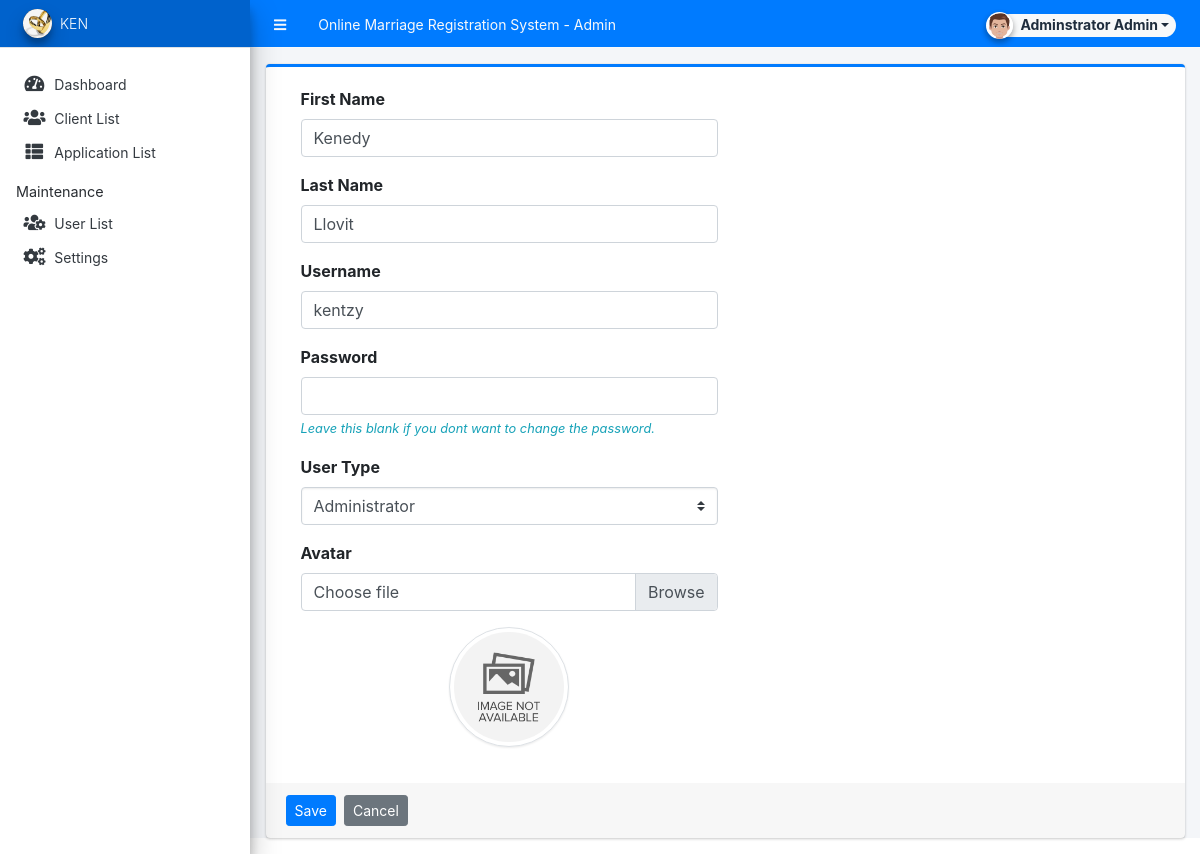
/admin/?page=user/manage_user&id=16 (signed in), run on the app's committed database.
### tables this page shows
CREATE TABLE `users` (
  `id` int(50) NOT NULL,
  `firstname` varchar(250) NOT NULL,
  `middlename` text DEFAULT NULL,
  `lastname` varchar(250) NOT NULL,
  `username` text NOT NULL,
  `password` text NOT NULL,
  `avatar` text DEFAULT NULL,
  `last_login` datetime DEFAULT NULL,
  `type` tinyint(1) NOT NULL DEFAULT 0,
  `date_added` datetime NOT NULL DEFAULT current_timestamp(),
  `date_updated` datetime DEFAULT NULL ON UPDATE current_timestamp()
);

### config.php (called while the page is built, shortened)
<?php
function validate_image($file){
	if(!empty($file)){
        $ex = explode('?',$file);
        $file = $ex[0];
        $param =  isset($ex[1]) ? '?'.$ex[1]  : '';
		if(is_file(base_app.$file)){
			return base_url.$file.$param;
		}else{
			return base_url.'dist/img/no-image-available.png';
		}
	}else{
		return base_url.'dist/img/no-image-available.png';
	}
}
?>

### admin/user/manage_user.php (the view, shortened to what this page needs)
<?php
if(isset($_GET['id']) && $_GET['id'] > 0){
    $user = $conn->query("SELECT * FROM users where id ='{$_GET['id']}'");
    foreach($user->fetch_array() as $k =>$v){
        $meta[$k] = $v;
    }
}
?>
<div class="card card-outline card-primary">
	<div class="card-body">
		<div class="container-fluid">
			<form action="" id="manage-user">
				<div class="form-group col-6">
					<label for="name">First Name</label>
					<input type="text" name="firstname" id="firstname" class="form-control" value="<?php echo isset($meta['firstname']) ? $meta['firstname']: '' ?>" required>
				</div>
				<div class="form-group col-6">
					<label for="name">Last Name</label>
					<input type="text" name="lastname" id="lastname" class="form-control" value="<?php echo isset($meta['lastname']) ? $meta['lastname']: '' ?>" required>
				</div>
				<div class="form-group col-6">
					<label for="username">Username</label>
					<input type="text" name="username" id="username" class="form-control" value="<?php echo isset($meta['username']) ? $meta['username']: '' ?>" required  autocomplete="off">
				</div>
				<div class="form-group col-6">
					<label for="password">Password</label>
					<input type="password" name="password" id="password" class="form-control" value="" autocomplete="off" <?php echo isset($meta['id']) ? "": 'required' ?>>
                    <?php if(isset($_GET['id'])): ?>
					<small class="text-info"><i>Leave this blank if you dont want to change the password.</i></small>
                    <?php endif; ?>
				</div>
				<div class="form-group col-6">
					<label for="type">User Type</label>
					<select name="type" id="type" class="custom-select" value="<?php echo isset($meta['type']) ? $meta['type']: '' ?>" required>
						<option value="1" <?php echo isset($type) && $type == 1 ? 'selected': '' ?>>Administrator</option>
					</select>
				</div>
				<div class="form-group col-6">
					<label for="" class="control-label">Avatar</label>
					<div class="custom-file">
		              <label class="custom-file-label" for="customFile">Choose file</label>
		            </div>
				</div>
				<div class="form-group col-6 d-flex justify-content-center">
					<img src="<?php echo validate_image(isset($meta['avatar']) ? $meta['avatar'] :'') ?>" alt="" id="cimg" class="img-fluid img-thumbnail">
				</div>
			</form>
		</div>
	</div>
	<div class="card-footer">
			<div class="col-md-12">
				<div class="row">
					<button class="btn btn-sm btn-primary mr-2" form="manage-user">Save</button>
					<a class="btn btn-sm btn-secondary" href="./?page=user/list">Cancel</a>
				</div>
			</div>
		</div>
</div>

### admin/user/manage_user.php (style rules this page uses)
img#cimg { height: 15vh; width: 15vh; object-fit: cover; border-radius: 100% 100%; }

### data on the page
users: firstname "Kenedy", lastname "Llovit", username "kentzy", type "Administrator"

### other printed values
$_settings->info('name') "Online Marriage Registration System"
$_settings->userdata('firstname').' '.$_settings->userdata('lastname') "Adminstrator Admin"
$_settings->info('short_name') "KEN"
